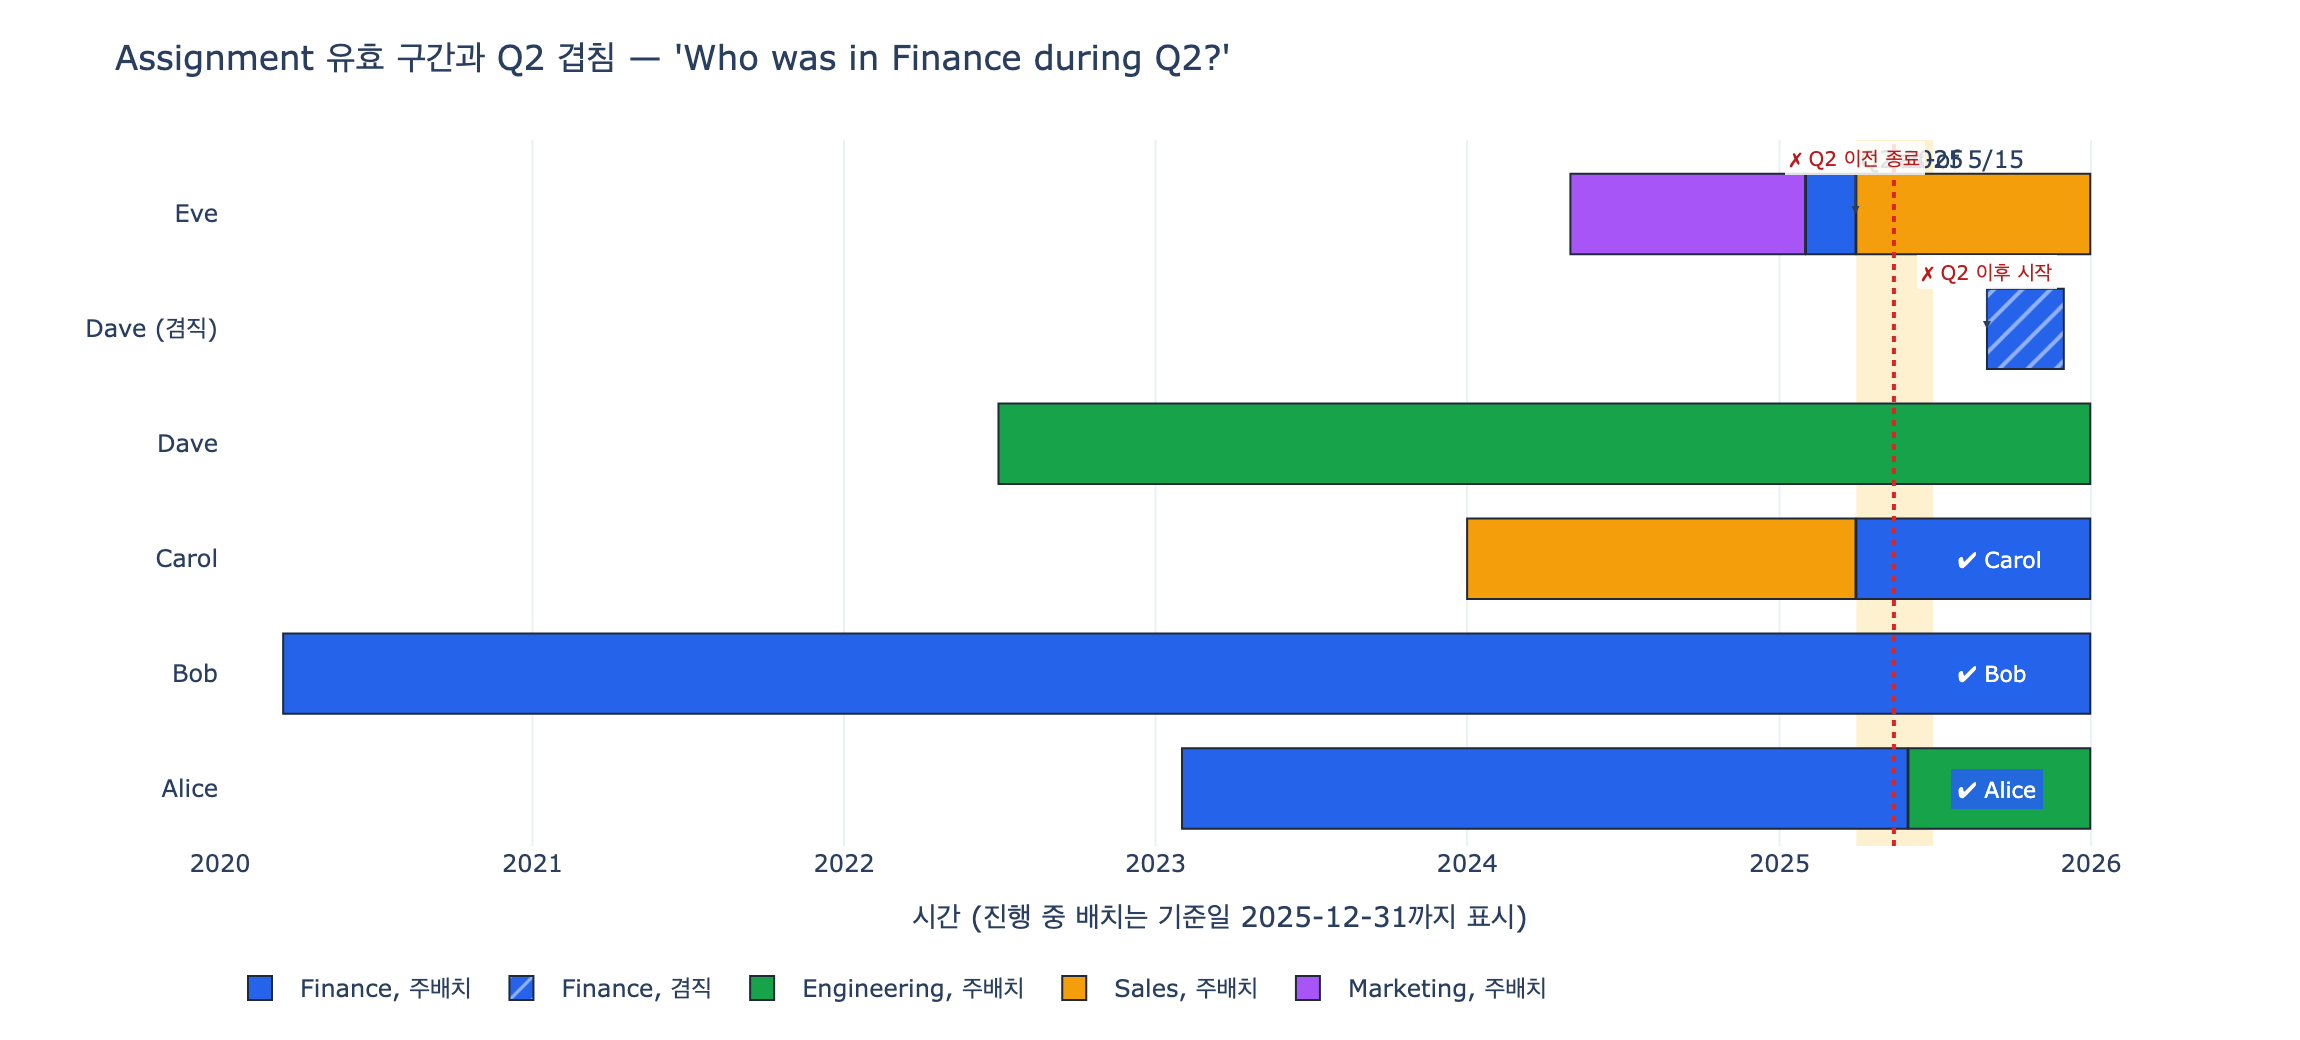

Recreate this plot in Python.
# 필요 패키지: plotly, pandas, kaleido  (pip install plotly pandas kaleido)
# 실행: python3 expy.py  또는 VSCode/Jupyter에서 셀 단위 실행

# %% [markdown]
# # `startDate` / `endDate`가 열어주는 historical questions
#
# Assignment는 `Employee` - `Department` - `Position`을 잇는 **junction entity**다.
# 거기에 `startDate` / `endDate`가 붙는 순간, 각 배치는 시간축 위의 **구간(validity interval)** 이 된다.
#
# $$ a = [\,a.\text{start},\; a.\text{end}\,] $$
#
# 이 한 가지 구조에서 세 종류의 질의가 도출된다.
#
# 1. **시점 질의 (as-of)** — 특정 날짜 $t$에 유효한 배치
# 2. **기간 겹침 질의 (period overlap)** — 기간 $[p_s, p_e]$와 겹치는 배치 → *"Who was in Finance during Q2?"*
# 3. **변화 감지 질의 (change detection)** — 같은 직원의 연속 배치에서 부서가 달라지는 지점 → *"Which employees changed departments this year?"*
#
# 아래에서 표준 라이브러리 `dataclass` / `date`만으로 작은 데이터셋을 만들고 세 질의를 직접 구현한다.

# %%
from __future__ import annotations

from dataclasses import dataclass
from datetime import date


def _show(fig):
    try:
        from IPython import get_ipython

        if get_ipython() is not None:
            fig.show()
    except ImportError:
        pass


# 재현성을 위해 "오늘"을 하드코딩한다.
# endDate=None(진행 중 배치)을 그림에 그릴 때의 오른쪽 끝으로도 쓴다.
TODAY = date(2025, 12, 31)

print("기준일(TODAY) =", TODAY)

# 출력: 기준일(TODAY) = 2025-12-31


# %% [markdown]
# ## 1. Assignment 데이터셋
#
# 4개 부서, 직원 5명. 일부러 다음 경우를 섞어 넣는다.
#
# - 부서 이동 (Alice, Carol, Eve)
# - 겸직 = 한 시점에 두 배치가 동시 유효, `isPrimary=False` (Dave)
# - 진행 중 배치 `endDate=None` (Bob, Carol, Dave, Eve)
# - Q2 **직전에 끝난** Finance 배치와 Q2 **한참 뒤에 시작한** Finance 배치 (겹침 조건식의 양쪽 경계 테스트)

# %%
@dataclass(frozen=True)
class Assignment:
    assignmentId: str
    employeeId: str
    employeeName: str
    departmentId: str
    positionId: str
    startDate: date
    endDate: date | None  # None = 아직 종료되지 않음 = 현재 진행 중
    isPrimary: bool


ASSIGNMENTS = [
    # Alice: Finance에서 일하다 Q2 중간(5/31)에 끝내고 Engineering으로 이동
    Assignment("A01", "E01", "Alice", "FIN", "P-ANALYST", date(2023, 2, 1), date(2025, 5, 31), True),
    Assignment("A02", "E01", "Alice", "ENG", "P-PM", date(2025, 6, 1), None, True),
    # Bob: 2020년부터 계속 Finance (진행 중)
    Assignment("A03", "E02", "Bob", "FIN", "P-MANAGER", date(2020, 3, 15), None, True),
    # Carol: Sales -> Finance, 이동 시점이 정확히 Q2 시작일
    Assignment("A04", "E03", "Carol", "SAL", "P-REP", date(2024, 1, 1), date(2025, 3, 31), True),
    Assignment("A05", "E03", "Carol", "FIN", "P-ANALYST", date(2025, 4, 1), None, True),
    # Dave: Engineering 주배치 + 하반기 Finance 겸직(isPrimary=False) -> 부서 "이동"이 아니다
    Assignment("A06", "E04", "Dave", "ENG", "P-STAFF", date(2022, 7, 1), None, True),
    Assignment("A07", "E04", "Dave", "FIN", "P-ADVISOR", date(2025, 9, 1), date(2025, 11, 30), False),
    # Eve: Marketing -> Finance -> Sales. Finance 구간은 Q2 시작 직전(3/31)에 끝난다
    Assignment("A08", "E05", "Eve", "MKT", "P-SPEC", date(2024, 5, 1), date(2025, 1, 31), True),
    Assignment("A09", "E05", "Eve", "FIN", "P-ANALYST", date(2025, 2, 1), date(2025, 3, 31), True),
    Assignment("A10", "E05", "Eve", "SAL", "P-REP", date(2025, 4, 1), None, True),
]

DEPT_NAME = {"FIN": "Finance", "ENG": "Engineering", "SAL": "Sales", "MKT": "Marketing"}

for a in ASSIGNMENTS:
    end = a.endDate.isoformat() if a.endDate else "(진행 중)"
    flag = "" if a.isPrimary else "  [겸직]"
    print(f"{a.assignmentId} {a.employeeName:<6} {DEPT_NAME[a.departmentId]:<12} {a.startDate} ~ {end}{flag}")

# 출력: A01 Alice  Finance      2023-02-01 ~ 2025-05-31
# 출력: A02 Alice  Engineering  2025-06-01 ~ (진행 중)
# 출력: A03 Bob    Finance      2020-03-15 ~ (진행 중)
# 출력: A04 Carol  Sales        2024-01-01 ~ 2025-03-31
# 출력: A05 Carol  Finance      2025-04-01 ~ (진행 중)
# 출력: A06 Dave   Engineering  2022-07-01 ~ (진행 중)
# 출력: A07 Dave   Finance      2025-09-01 ~ 2025-11-30  [겸직]
# 출력: A08 Eve    Marketing    2024-05-01 ~ 2025-01-31
# 출력: A09 Eve    Finance      2025-02-01 ~ 2025-03-31
# 출력: A10 Eve    Sales        2025-04-01 ~ (진행 중)


# %% [markdown]
# ## 2. 시점 질의 (as-of)
#
# 날짜 $t$를 포함하는 배치만 고른다. `endDate = NULL`은 "아직 안 끝났다"이므로 항상 통과시킨다.
#
# $$ a.\text{start} \le t \;\land\; (\,a.\text{end} = \text{NULL} \;\lor\; a.\text{end} \ge t\,) $$
#
# $t$를 과거로 놓으면 **그 시점의 조직 스냅샷**이 그대로 복원된다. 스냅샷을 따로 저장할 필요가 없다.

# %%
def is_active_on(a: Assignment, t: date) -> bool:
    """t 시점에 이 배치가 유효한가? (닫힌 구간 [start, end])"""
    return a.startDate <= t and (a.endDate is None or a.endDate >= t)


def as_of(t: date, primary_only: bool = True) -> list[Assignment]:
    return [a for a in ASSIGNMENTS if is_active_on(a, t) and (a.isPrimary or not primary_only)]


for t in (date(2025, 5, 15), date(2025, 10, 1), TODAY):
    rows = as_of(t, primary_only=False)
    desc = ", ".join(f"{a.employeeName}@{DEPT_NAME[a.departmentId]}" for a in rows)
    print(f"[as-of {t}] {desc}")

# 출력: [as-of 2025-05-15] Alice@Finance, Bob@Finance, Carol@Finance, Dave@Engineering, Eve@Sales
# 출력: [as-of 2025-10-01] Alice@Engineering, Bob@Finance, Carol@Finance, Dave@Engineering, Dave@Finance, Eve@Sales
# 출력: [as-of 2025-12-31] Alice@Engineering, Bob@Finance, Carol@Finance, Dave@Engineering, Eve@Sales


# %%
# 같은 함수로 "과거 시점의 부서별 인원수" = 조직 스냅샷을 만든다.
from collections import Counter

for t in (date(2025, 1, 15), date(2025, 5, 15), date(2025, 10, 1)):
    head = Counter(DEPT_NAME[a.departmentId] for a in as_of(t))
    print(f"[스냅샷 {t}] {dict(sorted(head.items()))}")

# 출력: [스냅샷 2025-01-15] {'Engineering': 1, 'Finance': 2, 'Marketing': 1, 'Sales': 1}
# 출력: [스냅샷 2025-05-15] {'Engineering': 1, 'Finance': 3, 'Sales': 1}
# 출력: [스냅샷 2025-10-01] {'Engineering': 2, 'Finance': 2, 'Sales': 1}


# %% [markdown]
# ## 3. 기간 겹침 질의 — "Who was in Finance during Q2?"
#
# Q2는 시점이 아니라 **기간** $[p_s, p_e]$ = `2025-04-01 ~ 2025-06-30`이다.
# 두 구간이 겹치지 **않는** 경우는 둘뿐이므로, 그 여집합에서 조건이 유도된다.
#
# $$
# \lnot(\,a.\text{end} < p_s \;\lor\; a.\text{start} > p_e\,)
# \;\equiv\;
# a.\text{start} \le p_e \;\land\; a.\text{end} \ge p_s
# $$
#
# `endDate = NULL` 처리를 더한 최종 형태:
#
# $$ a.\text{start} \le p_e \;\land\; (\,a.\text{end} = \text{NULL} \;\lor\; a.\text{end} \ge p_s\,) $$
#
# 외울 짝: **시작은 기간 끝과, 끝은 기간 시작과** 비교한다(교차 비교).

# %%
Q2_START, Q2_END = date(2025, 4, 1), date(2025, 6, 30)


def overlaps(a: Assignment, p_start: date, p_end: date) -> bool:
    """배치 구간이 기간 [p_start, p_end]와 하루라도 겹치는가?"""
    return a.startDate <= p_end and (a.endDate is None or a.endDate >= p_start)


print(f"기간 = {Q2_START} ~ {Q2_END} (Q2 2025)\n")
print("Finance 배치별 겹침 판정:")
for a in ASSIGNMENTS:
    if a.departmentId != "FIN":
        continue
    hit = overlaps(a, Q2_START, Q2_END)
    end = a.endDate.isoformat() if a.endDate else "NULL"
    reason = "겹침" if hit else ("Q2 이후 시작" if a.startDate > Q2_END else "Q2 이전 종료")
    print(f"  {a.assignmentId} {a.employeeName:<6} start={a.startDate} end={end:<12} -> {hit!s:<5} ({reason})")

answer = sorted({a.employeeName for a in ASSIGNMENTS if a.departmentId == "FIN" and overlaps(a, Q2_START, Q2_END)})
print(f"\nQ. Who was in Finance during Q2?\nA. {answer}")

# 출력: 기간 = 2025-04-01 ~ 2025-06-30 (Q2 2025)
# 출력:
# 출력: Finance 배치별 겹침 판정:
# 출력:   A01 Alice  start=2023-02-01 end=2025-05-31   -> True  (겹침)
# 출력:   A03 Bob    start=2020-03-15 end=NULL         -> True  (겹침)
# 출력:   A05 Carol  start=2025-04-01 end=NULL         -> True  (겹침)
# 출력:   A07 Dave   start=2025-09-01 end=2025-11-30   -> False (Q2 이후 시작)
# 출력:   A09 Eve    start=2025-02-01 end=2025-03-31   -> False (Q2 이전 종료)
# 출력:
# 출력: Q. Who was in Finance during Q2?
# 출력: A. ['Alice', 'Bob', 'Carol']


# %% [markdown]
# ### 흔한 실수 — 같은 쪽끼리 비교하기
#
# `start >= p_s AND end <= p_e`로 쓰면 그것은 겹침이 아니라 **포함(containment)** 질의이고,
# 게다가 `endDate = NULL`을 통과시키지 못한다. 결과가 조용히 비어버린다.

# %%
def wrong_overlap(a: Assignment, p_start: date, p_end: date) -> bool:
    # 잘못된 조건: 같은 쪽끼리 비교 + NULL 미처리
    return a.startDate >= p_start and a.endDate is not None and a.endDate <= p_end


def contains_period(a: Assignment, p_start: date, p_end: date) -> bool:
    """기간 전체를 이 배치가 덮는가? (엄격한 'during' 해석)"""
    return a.startDate <= p_start and (a.endDate is None or a.endDate >= p_end)


fin = [a for a in ASSIGNMENTS if a.departmentId == "FIN"]
print("겹침(overlap)   :", sorted({a.employeeName for a in fin if overlaps(a, Q2_START, Q2_END)}))
print("포함(containment):", sorted({a.employeeName for a in fin if contains_period(a, Q2_START, Q2_END)}))
print("잘못된 조건식    :", sorted({a.employeeName for a in fin if wrong_overlap(a, Q2_START, Q2_END)}))

# 출력: 겹침(overlap)   : ['Alice', 'Bob', 'Carol']
# 출력: 포함(containment): ['Bob', 'Carol']
# 출력: 잘못된 조건식    : []


# %% [markdown]
# ### 반열린 구간 $[\text{start}, \text{end})$
#
# 닫힌 구간을 쓰면 `prev.end == next.start`인 데이터에서 그 하루가 **양쪽에 이중 계상**된다.
# 반열린 구간을 쓰면 경계 중복이 구조적으로 사라진다.
#
# $$ [\,\text{start},\, \text{end}\,) = \{\, t \mid \text{start} \le t < \text{end} \,\} $$

# %%
# 경계에서 맞물리는 두 배치 (같은 날 종료/시작)
b1 = Assignment("X1", "E09", "Frank", "FIN", "P-A", date(2025, 1, 1), date(2025, 4, 1), True)
b2 = Assignment("X2", "E09", "Frank", "ENG", "P-B", date(2025, 4, 1), None, True)
boundary = date(2025, 4, 1)


def is_active_on_half_open(a: Assignment, t: date) -> bool:
    return a.startDate <= t and (a.endDate is None or a.endDate > t)  # > 로 바뀐다


closed = [a.assignmentId for a in (b1, b2) if is_active_on(a, boundary)]
half = [a.assignmentId for a in (b1, b2) if is_active_on_half_open(a, boundary)]
print(f"{boundary} 시점 유효 배치 — 닫힌 구간 [s,e] : {closed}  <- 하루 이중 계상")
print(f"{boundary} 시점 유효 배치 — 반열린   [s,e) : {half}  <- 정확히 하나")

# 출력: 2025-04-01 시점 유효 배치 — 닫힌 구간 [s,e] : ['X1', 'X2']  <- 하루 이중 계상
# 출력: 2025-04-01 시점 유효 배치 — 반열린   [s,e) : ['X2']  <- 정확히 하나


# %% [markdown]
# ## 4. 변화 감지 질의 — "Which employees changed departments this year?"
#
# 이건 한 레코드만 봐서는 답할 수 없다. **같은 직원의 배치를 `startDate` 순으로 줄 세워 이웃끼리 비교**한다.
#
# $$ \exists\, i:\; a_i.\text{dept} \ne a_{i+1}.\text{dept} \;\land\; a_{i+1}.\text{start} \in \text{올해} $$
#
# SQL이라면 `LAG(department_id) OVER (PARTITION BY employee_id ORDER BY start_date)`.
# `isPrimary=True`로 걸러야 **겸직 추가**가 **부서 이동**으로 오인되지 않는다.

# %%
def department_changes(year: int, primary_only: bool = True) -> list[tuple[str, date, str, str]]:
    """(직원명, 전환일, 이전부서, 새부서) 목록"""
    rows = [a for a in ASSIGNMENTS if a.isPrimary or not primary_only]
    by_emp: dict[str, list[Assignment]] = {}
    for a in rows:
        by_emp.setdefault(a.employeeId, []).append(a)

    out = []
    for emp in sorted(by_emp):
        seq = sorted(by_emp[emp], key=lambda a: a.startDate)  # 시간순 정렬이 전부다
        for prev, cur in zip(seq, seq[1:]):  # 연속한 이웃 쌍 비교
            if prev.departmentId != cur.departmentId and cur.startDate.year == year:
                out.append((cur.employeeName, cur.startDate, DEPT_NAME[prev.departmentId], DEPT_NAME[cur.departmentId]))
    return sorted(out, key=lambda r: r[1])


print("Q. Which employees changed departments this year? (2025, 주배치만)")
for name, when, frm, to in department_changes(2025):
    print(f"  {when}  {name:<6} {frm} -> {to}")
print("  =>", sorted({r[0] for r in department_changes(2025)}))

# 출력: Q. Which employees changed departments this year? (2025, 주배치만)
# 출력:   2025-02-01  Eve    Marketing -> Finance
# 출력:   2025-04-01  Carol  Sales -> Finance
# 출력:   2025-04-01  Eve    Finance -> Sales
# 출력:   2025-06-01  Alice  Finance -> Engineering
# 출력:   => ['Alice', 'Carol', 'Eve']


# %%
# isPrimary를 무시하면 Dave의 "겸직"이 가짜 부서 이동으로 잡힌다.
print("주배치만        :", sorted({r[0] for r in department_changes(2025, primary_only=True)}))
print("겸직 포함(오답) :", sorted({r[0] for r in department_changes(2025, primary_only=False)}))
print()
for name, when, frm, to in department_changes(2025, primary_only=False):
    if name == "Dave":
        print(f"  가짜 이동: {when} Dave {frm} -> {to}  (실제로는 ENG 유지 + FIN 겸직)")

# 출력: 주배치만        : ['Alice', 'Carol', 'Eve']
# 출력: 겸직 포함(오답) : ['Alice', 'Carol', 'Dave', 'Eve']
# 출력:
# 출력:   가짜 이동: 2025-09-01 Dave Engineering -> Finance  (실제로는 ENG 유지 + FIN 겸직)


# %% [markdown]
# ## 5. 파생 지표 — 재직 기간
#
# 진행 중 배치는 `endDate`를 기준일로 치환해 계산한다: $\text{COALESCE}(\text{end},\, \text{today}) - \text{start}$

# %%
def duration_days(a: Assignment, today: date = TODAY) -> int:
    return ((a.endDate or today) - a.startDate).days


tenure: dict[str, int] = {}
for a in ASSIGNMENTS:
    if a.isPrimary:
        tenure[a.employeeName] = tenure.get(a.employeeName, 0) + duration_days(a)

for name, days in sorted(tenure.items(), key=lambda kv: -kv[1]):
    print(f"  {name:<6} 누적 주배치 기간 {days:>5}일 ({days / 365.25:.1f}년)")

# 출력:   Bob    누적 주배치 기간  2117일 (5.8년)
# 출력:   Dave   누적 주배치 기간  1279일 (3.5년)
# 출력:   Alice  누적 주배치 기간  1063일 (2.9년)
# 출력:   Carol  누적 주배치 기간   729일 (2.0년)
# 출력:   Eve    누적 주배치 기간   607일 (1.7년)


# %% [markdown]
# ## 6. 시각화 — 배치 타임라인과 Q2 구간
#
# 각 Assignment를 시간축의 막대(구간)로 그린다. `endDate=None`인 배치는 기준일(2025-12-31)까지 늘려 그린다.
# 노란 띠가 Q2, 빨간 점선이 as-of 기준일이다. **Q2 띠를 지나가는 파란(Finance) 막대**가 곧 첫 질문의 답이다.
#
# 겸직(`isPrimary=False`)은 주배치와 같은 기간에 동시 유효하므로 같은 줄에 그리면 가려진다.
# 별도 레인(`Dave (겸직)`)으로 분리하고 사선 패턴을 준다.

# %%
import pandas as pd
import plotly.express as px

DEPT_COLOR = {"Finance": "#2563eb", "Engineering": "#16a34a", "Sales": "#f59e0b", "Marketing": "#a855f7"}
# 아래 -> 위 순서. 겸직은 주배치 바로 아래 별도 레인.
LANE_ORDER = ["Eve", "Dave (겸직)", "Dave", "Carol", "Bob", "Alice"]

records = []
for a in ASSIGNMENTS:
    ongoing = a.endDate is None
    records.append(
        {
            "레인": a.employeeName if a.isPrimary else f"{a.employeeName} (겸직)",
            "직원": a.employeeName,
            "부서": DEPT_NAME[a.departmentId],
            "시작": pd.Timestamp(a.startDate),
            "종료": pd.Timestamp(a.endDate or TODAY),
            "구분": "주배치" if a.isPrimary else "겸직",
            "표시종료": "진행 중 (endDate=NULL)" if ongoing else a.endDate.isoformat(),
            "ID": a.assignmentId,
        }
    )
df = pd.DataFrame(records)

fig = px.timeline(
    df,
    x_start="시작",
    x_end="종료",
    y="레인",
    color="부서",
    pattern_shape="구분",
    pattern_shape_map={"주배치": "", "겸직": "/"},
    color_discrete_map=DEPT_COLOR,
    category_orders={"레인": LANE_ORDER, "부서": list(DEPT_COLOR)},
    hover_data={"ID": True, "표시종료": True},
    title="Assignment 유효 구간과 Q2 겹침 — 'Who was in Finance during Q2?'",
)

# Q2 구간 하이라이트
fig.add_vrect(
    x0=Q2_START.isoformat(),
    x1=Q2_END.isoformat(),
    fillcolor="#fbbf24",
    opacity=0.22,
    line_width=0,
    layer="below",
    annotation_text="Q2 2025",
    annotation_position="top left",
)
# as-of 기준선
fig.add_vline(
    x=date(2025, 5, 15).isoformat(),
    line_dash="dot",
    line_color="#dc2626",
    annotation_text="as-of 5/15",
    annotation_position="top right",
)

fig.update_traces(marker_line_color="#1f2937", marker_line_width=1)
fig.update_yaxes(title=None)
fig.update_xaxes(
    title="시간 (진행 중 배치는 기준일 2025-12-31까지 표시)",
    range=["2020-01-01", "2026-06-01"],
    dtick="M12",
    tickformat="%Y",
)
fig.update_layout(
    height=520,
    width=1150,
    template="plotly_white",
    bargap=0.3,
    legend_title_text="",
    legend_orientation="h",
    legend_y=-0.16,
    margin=dict(l=110, r=40, t=70, b=95),
)

# Q2와 겹치는 Finance 배치에 "✔" 배지 — 이게 곧 질문의 답
for a in ASSIGNMENTS:
    if a.departmentId == "FIN" and overlaps(a, Q2_START, Q2_END):
        fig.add_annotation(
            x=Q2_END.isoformat(),
            y=a.employeeName,
            text=f"✔ {a.employeeName}",
            showarrow=False,
            xanchor="left",
            xshift=8,
            font=dict(color="white", size=11),
            bgcolor="rgba(37,99,235,0.9)",
            borderpad=3,
        )
# 겹치지 않는 Finance 배치에는 이유 표시
for a in ASSIGNMENTS:
    if a.departmentId == "FIN" and not overlaps(a, Q2_START, Q2_END):
        fig.add_annotation(
            x=(a.endDate or TODAY).isoformat() if a.startDate < Q2_START else a.startDate.isoformat(),
            y=a.employeeName if a.isPrimary else f"{a.employeeName} (겸직)",
            text="✗ Q2 이전 종료" if a.startDate < Q2_START else "✗ Q2 이후 시작",
            showarrow=True,
            arrowhead=2,
            arrowsize=0.8,
            ax=0,
            ay=-28,
            font=dict(color="#b91c1c", size=10),
            bgcolor="rgba(255,255,255,0.85)",
            borderpad=2,
        )

fig.write_image("expy.png", scale=2)
_show(fig)
print("saved expy.png")

# 출력: saved expy.png
